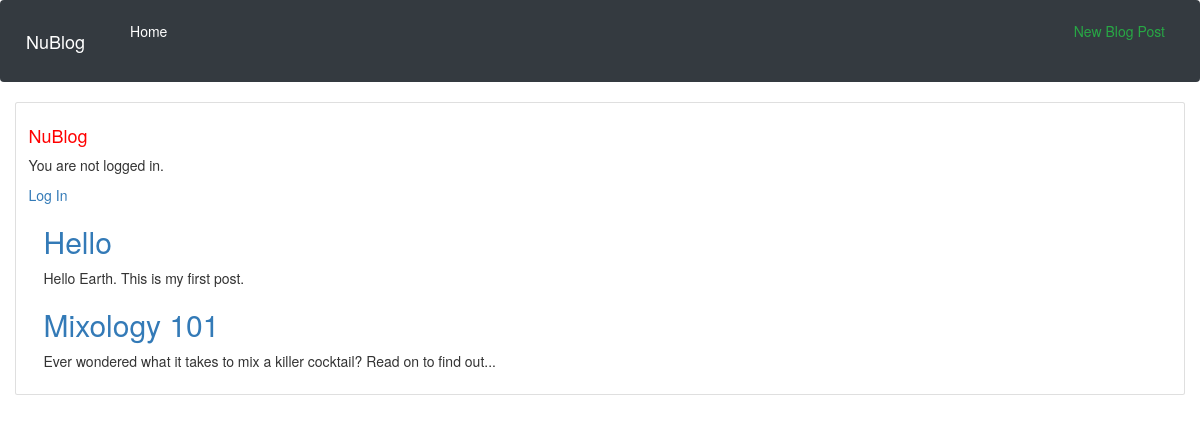
The app's page /, older data.
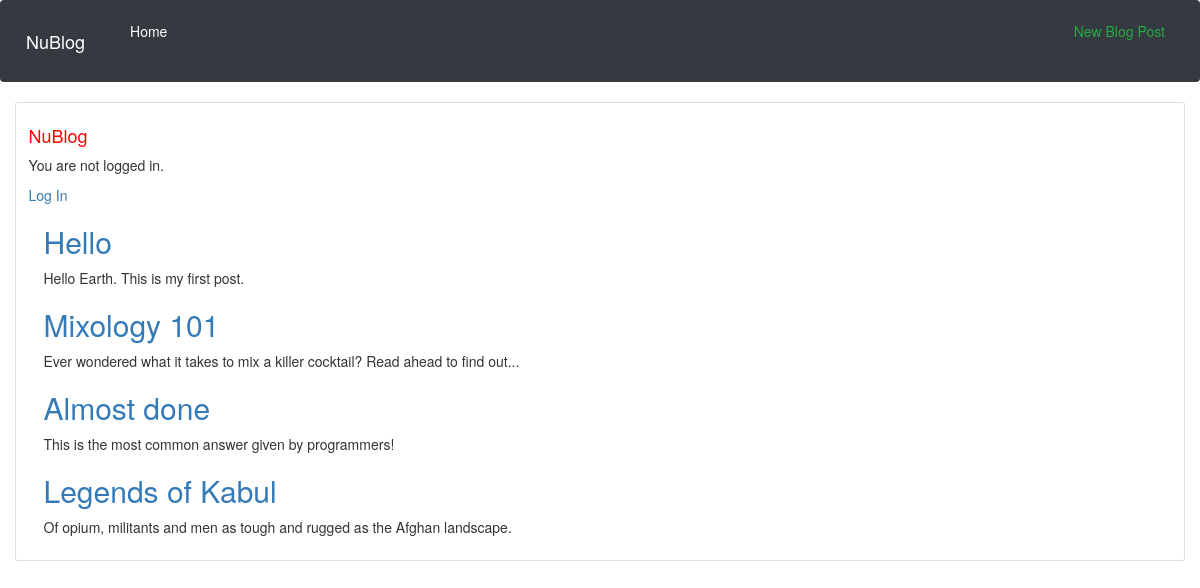
The same page, newer data.
### blog/models.py (models this page shows, shortened)
class Post(models.Model):
    title = models.CharField(max_length=200)
    author = models.ForeignKey('auth.User',on_delete=models.CASCADE,)
    body = models.TextField()

### blog/views.py (the view)
# urls.py: path('', BlogListView.as_view(), name='home'),
class BlogListView(ListView):
    model = Post
    template_name = 'home.html'

### blog/templates/home.html
{% extends 'base.html' %}
{% block content %}
<div class="col-lg-12">
{% for post in object_list %}
<div class="post-entry">
    <h2><a href="{% url 'post_detail' post.pk %}">{{ post.title }}</a></h2>
    <p>{{ post.body }}</p>
</div>
{% endfor %}
</div>
{% endblock content %}

### blog/templates/base.html (shortened to what this page needs)
{% load static %}
<html>
    <head>
        <link href="{% static 'css/base.css' %}" rel="stylesheet">
        <link href="{% static 'css/bootstrap.css' %}" rel="stylesheet">
        <link rel="stylesheet" href="https://cdnjs.cloudflare.com/ajax/libs/twitter-bootstrap/3.3.7/css/bootstrap.min.css">
        <link rel="stylesheet" href="https://cdnjs.cloudflare.com/ajax/libs/font-awesome/4.7.0/css/font-awesome.min.css">
        </head>
        <body>
            <nav class="navbar navbar-expand-sm navbar-dark bg-dark">
                <a class="navbar-brand" href="{% url 'home' %}">NuBlog</a>
                <div class="collapse navbar-collapse" id="collapsibleNavId">
                    <ul class="navbar-nav mr-auto mt-2 mt-lg-0">
                        <li class="nav-item active">
                            <a class="nav-link" href="{% url 'home' %}">Home <span class="sr-only">(current)</span></a>
                        </li>
                      </ul>
                    <div class="navbar navbar-right">
                        <a href="{% url 'post_new' %}"><button class="btn btn-outline-success my-2 my-sm-0" type="button">New Blog Post</button></a>
                        </div>
                </div>
            </nav>
                <div class="container-fluid">
                    <div class="row">
                        <div class="col-lg col-md col-sm col-xs">
<div class="card">
    <div class="card-body">
        <h4 class="card-title"><a href="{% url 'home' %}" class="nulink">NuBlog</a></h4>
        <p class="card-text">
            {% if user.is_authenticated %}
            <p>Hi {{ user.username }}!</p>
            <p><a href="{% url 'logout' %}">Log Out</a></p>
            {% else %}
            <p>You are not logged in.</p>
            <a href="{% url 'login' %}">Log In</a>
            {% endif %}
            {% block content %}
            {% endblock content %}
        </p>
    </div>
</div>
                        </div>
                    </div>
                </div>
    </body>
</html>

### static/css/base.css (style rules this page uses)
.nulink { color:red; }

Row changes from the older to the newer data that the page shows:
changed Post "Mixology 101": body "Ever wondered what it takes to mix a killer cocktail? Read on to find out..." → "Ever wondered what it takes to mix a killer cocktail? Read ahead to find out..."
added Post: title "Almost done", body "This is the most common answer given by programmers!"
added Post: title "Legends of Kabul", body "Of opium, militants and men as tough and rugged as the Afghan landscape."
